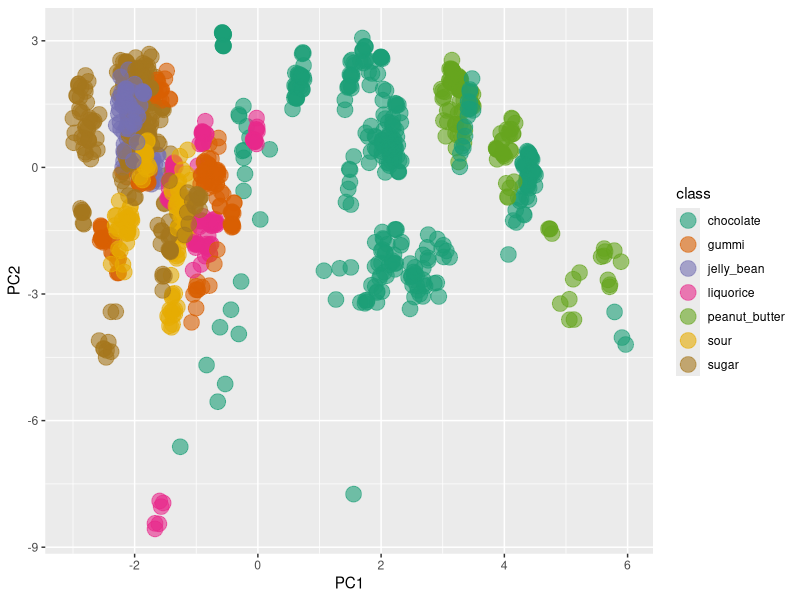
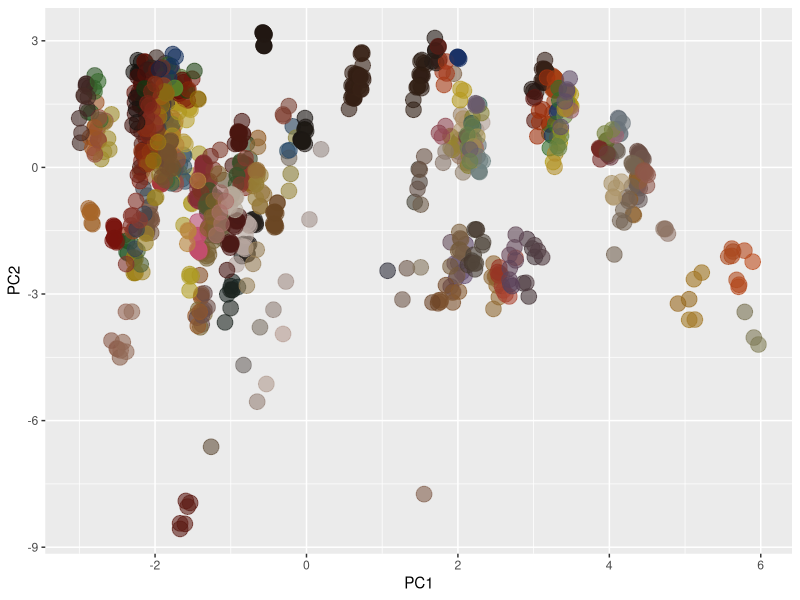
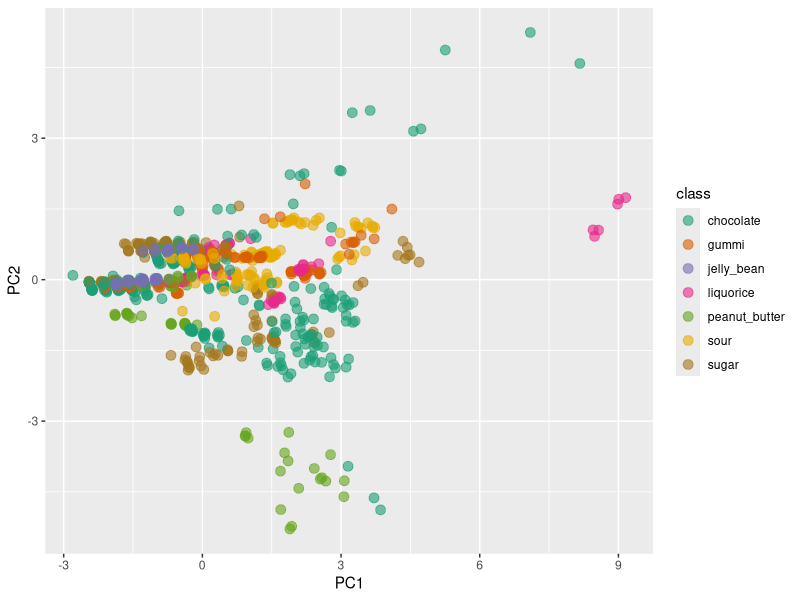
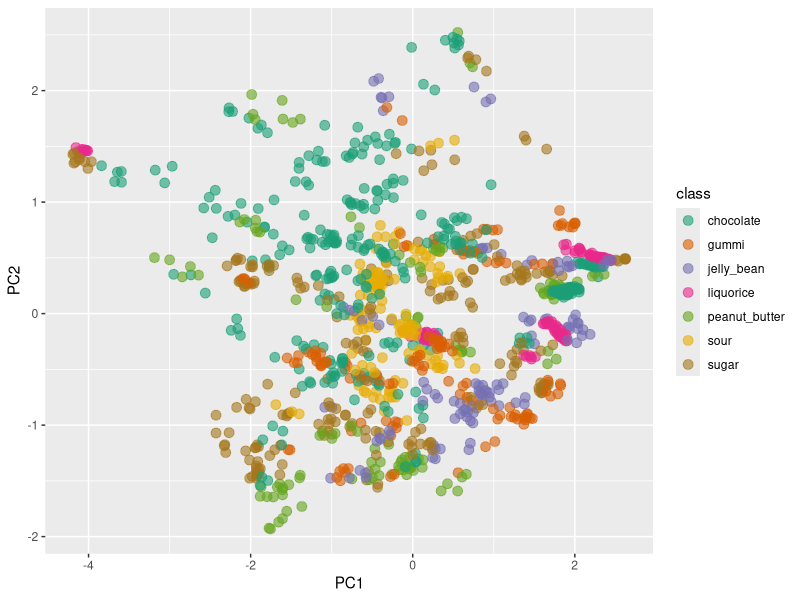
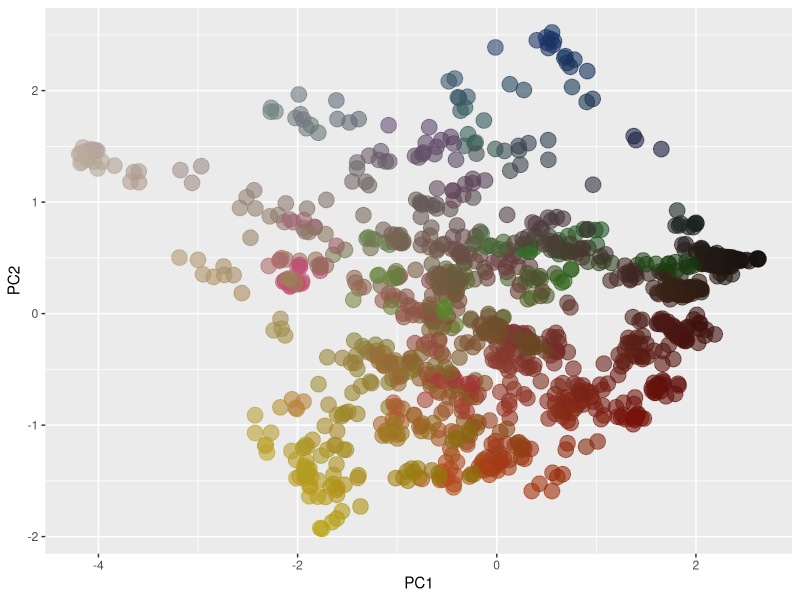
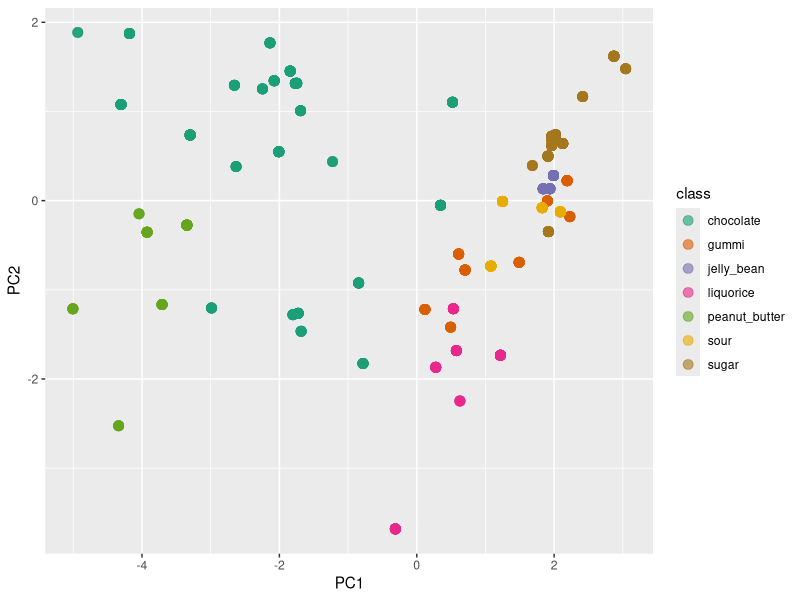
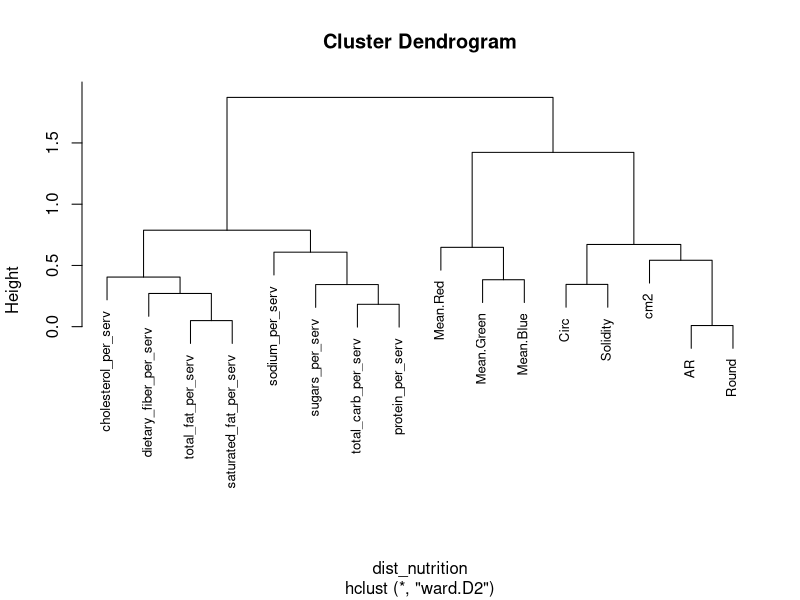
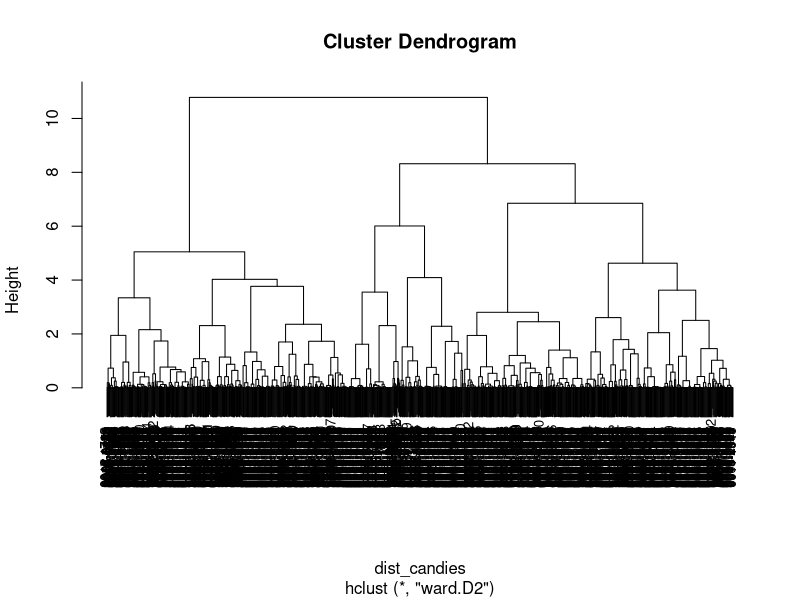

Write the R code that produced these figures, in order.
#So I have the tab delimited file of all the color and shape data called Color_Data_all
#That file has the color information for each region of interest split into 3 rows; e.g. image 1's ROI 1 will have a Red row, Green row, and Blue row.
#What I need to do is create a new dataframe that instead of having each ROI with those 3 rows, we want only one row for each ROI, and 3 columns each with the pertinent Red, Green, and Blue intensity.
#E.g. instead of:
#ID     color   value
#id01   red     00
#id01   green   00
#id01   blue    00
#
#We want this:
#id   red   green   blue
#01   00     00       00
#
#R Reshape  example:
library(reshape2)

#first, melt the data, newdata <- melt(data, id=c("RATING", "TIME_TO_MATURITY", "INDUSTRY_CODE", "BOND_TYPE"));
#second, cast the data based on your needs, for instance, to get the total amount of each industry, cast(newdata, INDUSTRY_CODE ~ variable, sum) returns you a data.frame like#
#
#Read in my data properly

allcolordata <- read.table("./Color_Data_all_with_color.txt", header=TRUE)
#
#Okay, so to apply that to our information, first I want to create a new data.frame with only the candy id and ROI id, the color column, and the color's intensity 
subset_colors<- allcolordata[c(1:6, 11:15)]
#Now I want to "unstack" my "long format" data into "wide format" meaning the 3 rows per ROI need to be collapsed into a single row, but with 3 columns for the mean values of each color.
#Example of long format:
##   Subject Gender   Test Result
## 1       1      M   Read     10
## 2       2      F  Write      4
## 3       1      M  Write      8
## 4       2      F Listen      6
## 5       2      F   Read      7
## 6       1      M Listen      7
#Example of command to turn into wide format:
#wide_format <- unstack(observations_long, Result ~ Test)
#wide_format
##   Listen Read Write
## 1      6   10     4
## 2      7    7     8
#wide_color <- unstack(mastercolor, Mean ~ Color)
#Now look at my new table
#wide_color
#That didn't work at all.
#
#
#
#Let's try another approach to do the same thing, convert long format into wide format, using "reshape()"
#First download the "stats" command library
library(stats)
#now create a "wide format" dataframe from my smaller dataframe that
color_to_wide <- reshape(subset_colors, timevar = "Color", idvar = c("Label", "ID"), direction = "wide")
#

#Open that text file in Excel, open as space delimited, and fix the fact that the very top row is shifted left by one cell. Make sure that the columnname ID is over the actual candy IDs, not the number values added by R that span from 1 to 3518
#Okay, the file we just made has color words added to a bunch of the column names that don't need to be there, so we'll manually delete those.
#Also, manually delete all the duplicate columns, e.g. Solidity.Red, Solidity.Green, etc. (eveything except Mean.Red, Mean.Green, Mean.Blue)
#Open that file that contains both the color and shape data
shape_color_wide <- read.table("./widedata.txt", header=T)
#Open the nutrition information that has the ID's all capitalized
nutrition_facts <- read.table("./candy_nutrition_415.txt", header=T)
#
#Now merge those two data.frames
merged_color_shape_nutrition <- merge(x=shape_color_wide, y=nutrition_facts, by.x = "ID", by.y = "ID", all.x=TRUE)
#
#Now load all the libraries needed for the principle component analysis and graph making
library(ggplot2)
library(ggrepel)
library(ggdendro)
library(ape)
#
#Now normalize all the nutrition information to the grams per serving size
merged_color_shape_nutrition$total_fat_per_serv <- merged_color_shape_nutrition$total_fat_g/merged_color_shape_nutrition$serving_size_g
merged_color_shape_nutrition$saturated_fat_per_serv <- merged_color_shape_nutrition$saturated_fat_g/merged_color_shape_nutrition$serving_size_g
merged_color_shape_nutrition$cholesterol_per_serv <- merged_color_shape_nutrition$cholesterol_mg/merged_color_shape_nutrition$serving_size_g
merged_color_shape_nutrition$sodium_per_serv <- merged_color_shape_nutrition$sodium_mg/merged_color_shape_nutrition$serving_size_g
merged_color_shape_nutrition$total_carb_per_serv <- merged_color_shape_nutrition$total_carb_g/merged_color_shape_nutrition$serving_size_g
merged_color_shape_nutrition$dietary_fiber_per_serv <- merged_color_shape_nutrition$dietary_fiber_g/merged_color_shape_nutrition$serving_size_g
merged_color_shape_nutrition$sugars_per_serv <- merged_color_shape_nutrition$sugars_g/merged_color_shape_nutrition$serving_size_g
merged_color_shape_nutrition$protein_per_serv <- merged_color_shape_nutrition$protein_g/merged_color_shape_nutrition$serving_size_g
#
#
#First we'll do a principle component analysis and make plots based on ALL the information in our dataframe.
#Now we're going to center and scale our data, only the quantitative columns, excluding slice because that value is always 1, and excluding the non-normalized nutrition information.
pca <- prcomp(merged_color_shape_nutrition[c(4:5, 7:12, 28:35)], center = TRUE, scale. = TRUE)
#
#Look at the PC analysis summary
summary(pca)
#Look at it. The PC# column that has the largest value in the Proportion of Variance row is the PC that we want to use.
pca$rotation
#This is neat to look at but we don't really need it, because the PC1 and PC2 are going to be our x and y axes, at least for our first graphs.
#
#Now we want to get the PC scores, look at them, and bind those PC scores with the original data
scores <- as.data.frame(pca$x)
head(scores)
pca_scores <- cbind(merged_color_shape_nutrition, scores)
head(pca_scores)
#
#Now plot our candy information using PC1 and PC2
p <- ggplot(pca_scores, aes(PC1, PC2, colour=class))
p + geom_point(size=5, alpha=0.6) + scale_colour_brewer(type="qual", palette = 2)
#
#Now we'll make the point the mean colors of the actual candies
p <- ggplot(pca_scores, aes(PC1, PC2, colour=rgb(Mean.Red, Mean.Green, Mean.Blue, maxColorValue = 255)))
p + geom_point(size=5, alpha=0.6) + scale_color_identity()
#
#
#Second, we'll do a principle component analysis based only on the shape information.
shape_pca <- prcomp(merged_color_shape_nutrition[c(4:5,7:9)], center = TRUE, scale. = TRUE)
#
summary(shape_pca)
head(shape_pca)
#
shape_pca$rotation
#
shape_scores <- as.data.frame(shape_pca$x)
head(scores)
shape_pca_scores <- cbind(merged_color_shape_nutrition, shape_scores)
head(shape_pca_scores)
#
p <- ggplot(shape_pca_scores, aes(PC1, PC2, colour=class))
p + geom_point(size=3, alpha=0.6) + scale_colour_brewer(type="qual", palette = 2)
#
#
#Now we'll do a principle component analysis based only on the color information
color_pca <- prcomp(merged_color_shape_nutrition[c(10:12)], center = TRUE, scale. = TRUE)
#
summary(color_pca)
head(color_pca)
#
color_pca$rotation
#
shape_scores <- as.data.frame(color_pca$x)
head(scores)
color_pca_scores <- cbind(merged_color_shape_nutrition, shape_scores)
head(color_pca_scores)
#
p <- ggplot(color_pca_scores, aes(PC1, PC2, colour=class))
p + geom_point(size=3, alpha=0.6) + scale_colour_brewer(type="qual", palette = 2)
#
#This would look really cool using the actual candy colors.
p <- ggplot(color_pca_scores, aes(PC1, PC2, colour=rgb(Mean.Red, Mean.Green, Mean.Blue, maxColorValue = 255)))
p + geom_point(size=5, alpha=0.6) + scale_color_identity()
#
#
#Now do a principle component analysis on the nutrition information
nutrition_pca <- prcomp(merged_color_shape_nutrition[c(28:35)], center = TRUE, scale. = TRUE)
#
summary(nutrition_pca)
head(nutrition_pca)
#
nutrition_pca$rotation
#
shape_scores <- as.data.frame(nutrition_pca$x)
head(scores)
nutrition_pca_scores <- cbind(merged_color_shape_nutrition, shape_scores)
head(nutrition_pca_scores)
#
p <- ggplot(nutrition_pca_scores, aes(PC1, PC2, colour=class))
p + geom_point(size=3, alpha=0.6) + scale_colour_brewer(type="qual", palette = 2)
#
#
#
#HIERARCHICAL CLUSTERING TIME#########################################################################
#
#
scaled_everything <- scale(merged_color_shape_nutrition[c(4:5, 7:12, 28:35)])
scaled_candies <- scale(t(scaled_everything))
colnames(scaled_candies) <- as.matrix(merged_color_shape_nutrition[2])
head(scaled_everything)
head(scaled_candies)
#
corell_nutrition <- cor(scaled_everything, method="spearman")
corell_candies <- cor(scaled_candies, method="spearman")
head(corell_nutrition)
head(corell_candies)
#
dist_nutrition <- as.dist(1-abs(corell_nutrition))
dist_candies <- as.dist(1-abs(corell_candies))
#
hc_nutrition <- hclust(dist_nutrition, method="ward.D2")
hc_candies <- hclust(dist_candies, method="ward.D2")
#
plot(hc_nutrition, cex=0.8)
plot(hc_candies, cex=0.8)
#
plot(as.phylo(hc_nutrition), type="cladogram", label.offset=0.01)
plot(as.phylo(hc_candies), type="cladogram", label.offset=0.01, cex=0.5)
